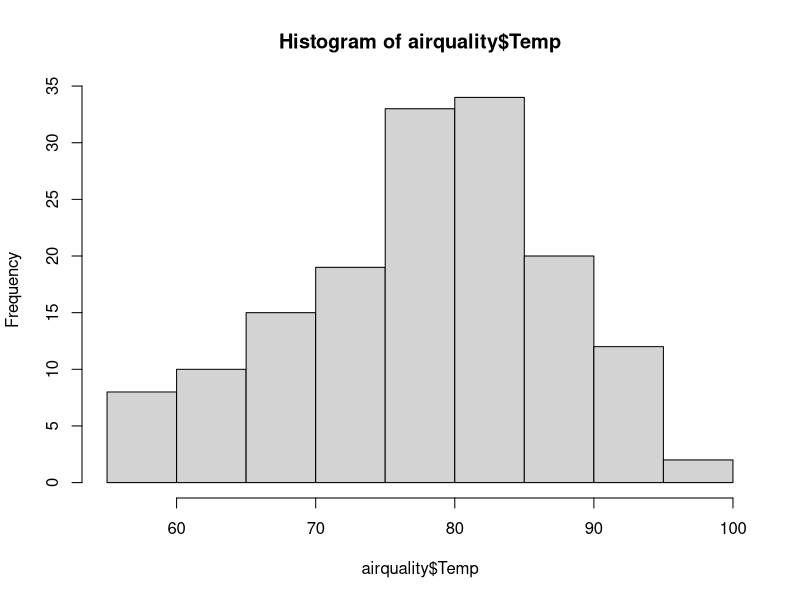
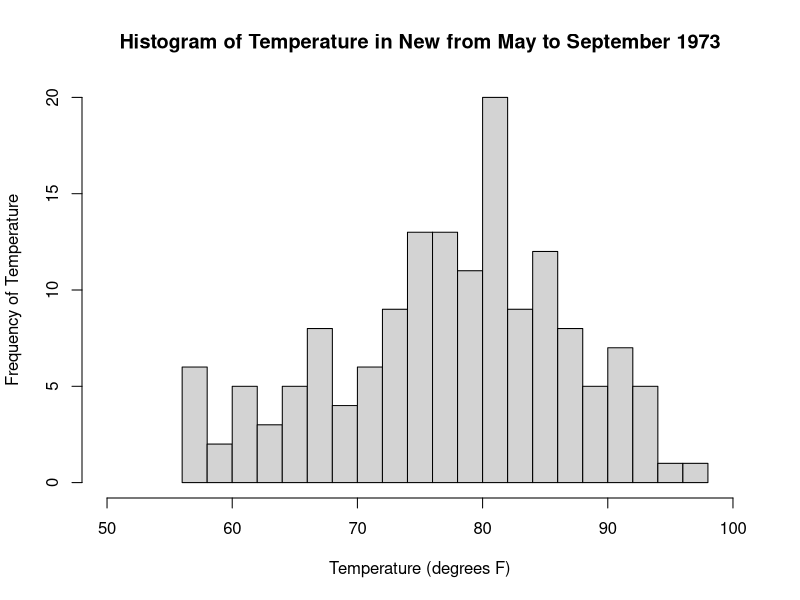
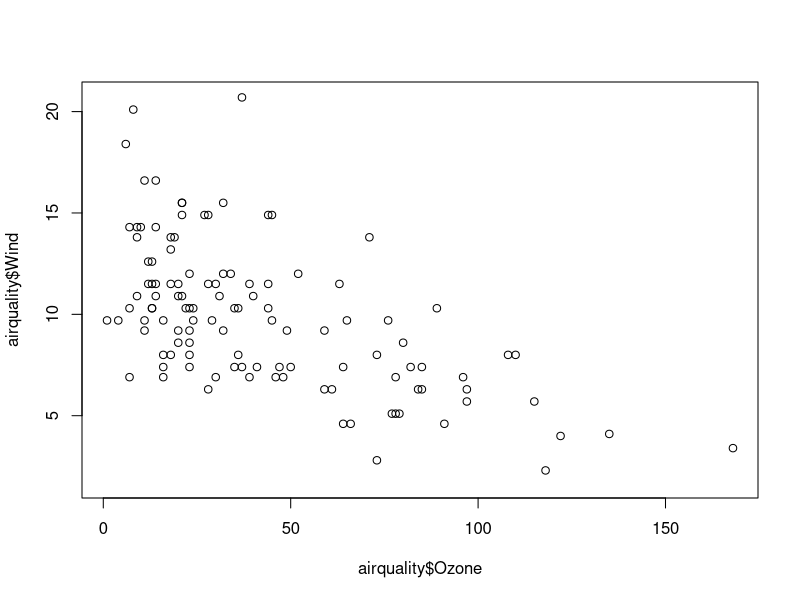
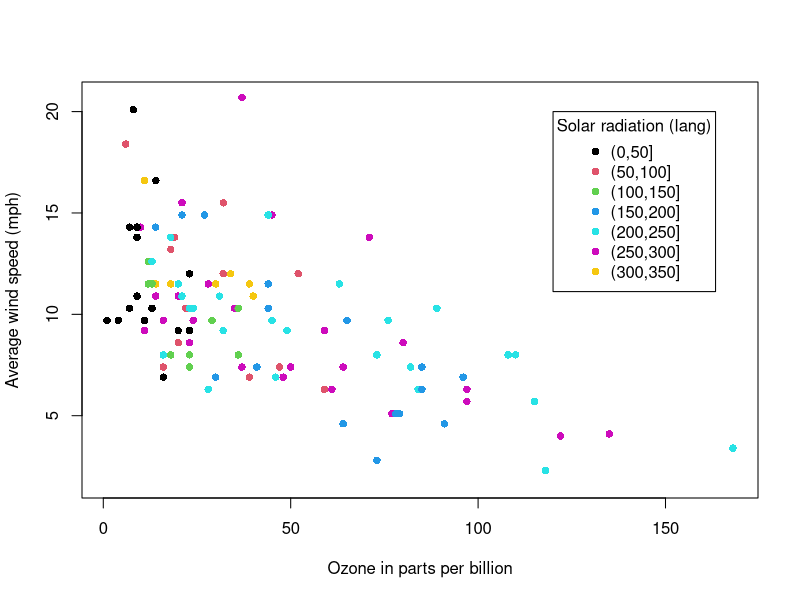
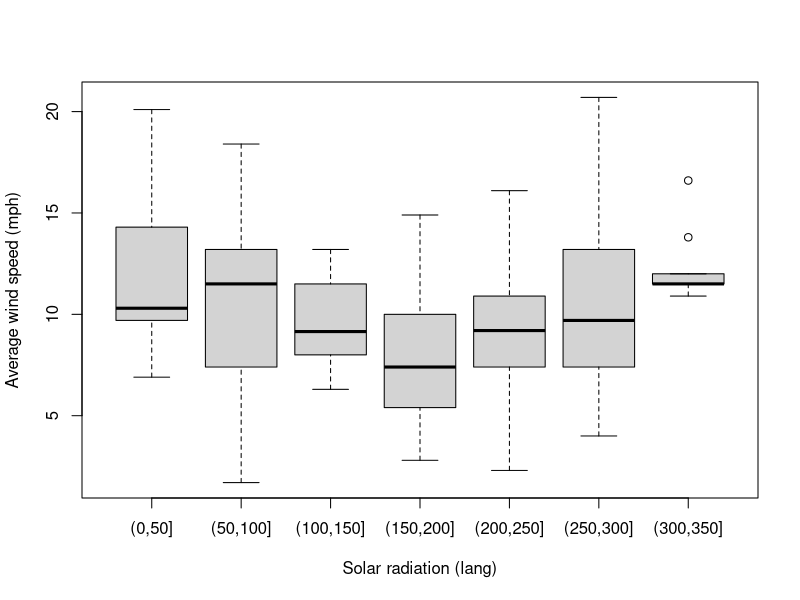

Here is the R script that generated these plots, in order:
## ---- chunk 1
knitr::opts_chunk$set(echo = TRUE)
## ---- chunk 2
data(airquality)
head(airquality)
## ---- chunk 3
airquality$Solar.R_cat<-cut(airquality$Solar.R, c(0,50,100,150,200,250,300,350))
airquality$Solar.R_cat
## ---- chunk 4
hist(airquality$Temp)
## ---- chunk 5
hist(airquality$Temp, breaks = 20, xlab = "Temperature (degrees F)",
     main = "Histogram of Temperature in New from May to September 1973",
     ylab = "Frequency of Temperature",
     ylim = c(0,20),
     xlim = c(50,100)
)
## ---- chunk 6
plot(x = airquality$Ozone, y = airquality$Wind)
## ---- chunk 7
plot(x = airquality$Ozone,
     y = airquality$Wind,
     col = airquality$Solar.R_cat,
     pch = 16,
     xlab = "Ozone in parts per billion", 
     ylab = "Average wind speed (mph)")
legend(title = "Solar radiation (lang)", x = 120, y = 20, legend = levels(airquality$Solar.R_cat), col = c(1:7), pch = 16)
## ---- chunk 8
boxplot(airquality$Wind ~ airquality$Solar.R_cat,
        ylab = "Average wind speed (mph)",
        xlab = "Solar radiation (lang)")
